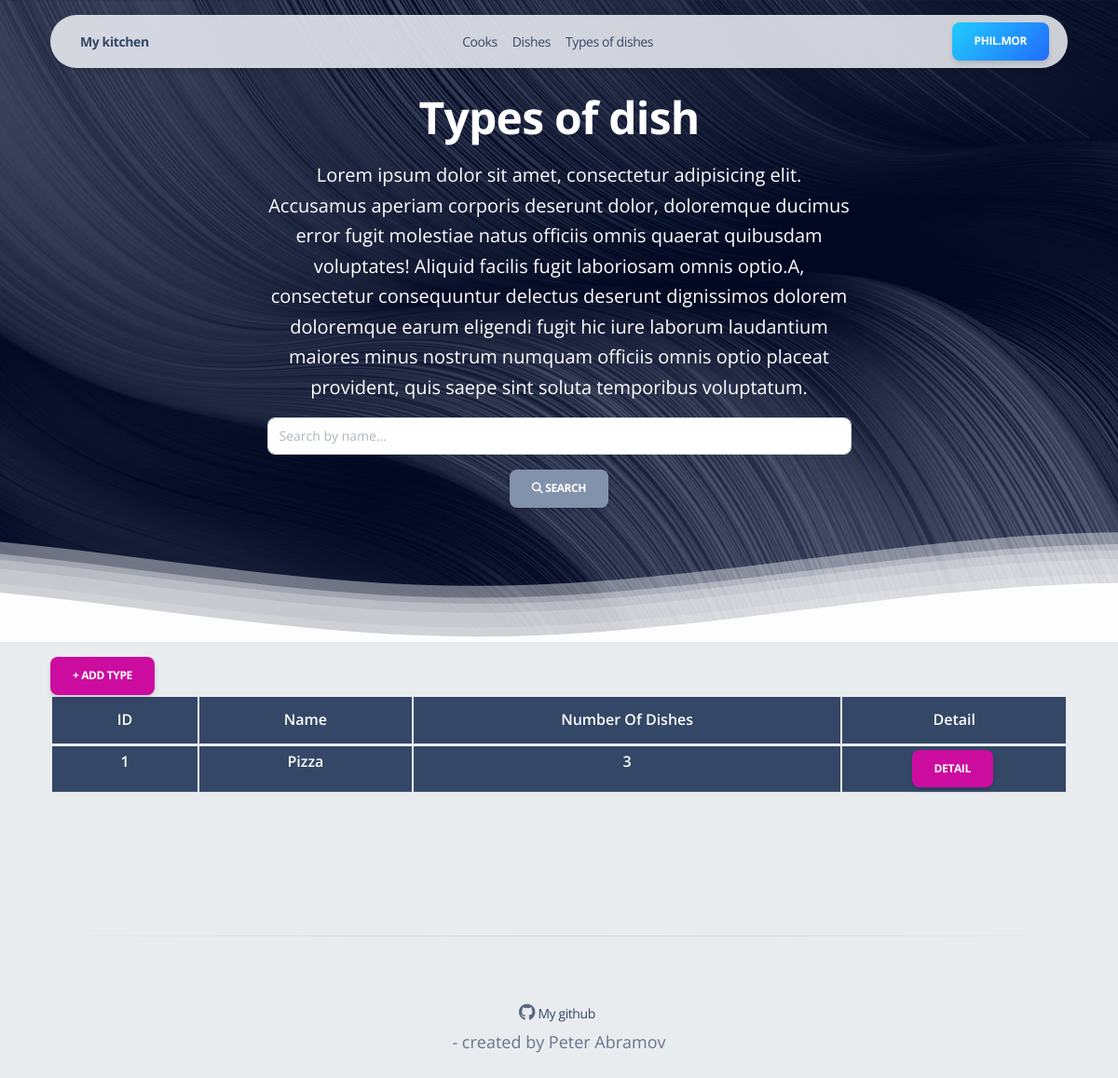
Screenshot of /types_of_dish/ (signed in) with the database file from the repository.
### cafe_kitchen/models.py (models this page shows, shortened)
class Cook(AbstractUser):
    years_of_experience = models.PositiveIntegerField(null=True, blank=True)
    bio = models.TextField(null=True, blank=True)
    image = models.ImageField(upload_to='avatar', blank=True, null=True)
    def get_absolute_url(self):
        return reverse('cafe_kitchen:cook-detail', args=[str(self.id)])
    class Meta:
        ordering = ['username']

class DishType(models.Model):
    name = models.CharField(max_length=255)
    description = models.TextField(blank=True, null=True)
    image = models.ImageField(upload_to='types_of_dish', blank=True, null=True)
    class Meta:
        verbose_name = "type of dish"
        verbose_name_plural = "types of dish"
        ordering = ['name']

### cafe_kitchen/views.py (the view)
# urls.py: path('types_of_dish/', DishTypeListView.as_view(), name='types-of-dish'),
class DishTypeListView(LoginRequiredMixin, ListView):
    model = DishType
    template_name = 'cafe_kitchen/dish_type_list.html'
    def get_queryset(self):
        queryset = super().get_queryset()
        queryset = queryset.annotate(num_dishes=Count('dishes'))
        return queryset
    def get_context_data(self, **kwargs):
        context = super().get_context_data(**kwargs)
        context['search_form'] = DishTypeSearchForm(self.request.GET or None)
        return context

### cafe_kitchen/forms.py
class DishTypeSearchForm(forms.Form):
    name = forms.CharField(
        label='',
        max_length=100,
        required=False,
        widget=forms.TextInput(
            attrs={
                'class': 'form-control',
                "placeholder": "Search by name...",
            }
        )
    )

### templates/cafe_kitchen/dish_type_list.html (shortened to what this page needs)
{% extends 'base.html' %}
{% load crispy_forms_filters %}
{% load static %}
{% block body %} class="index-page bg-gray-200" {% endblock body %}
{% block content %}
<header class="header-2">
  <div class="page-header min-vh-75 relative py-xl-8" style="background-image: url('{% static 'img/curved-images/curved.jpg' %}')">
    <div class="container">
      <div class="row">
        <div class="col-lg-7 text-center mx-auto">
          <h1 class="text-white pt-3 mt-n5">Types of dish</h1>
          <p class="lead text-white mt-3"><span>Lorem ipsum dolor sit amet, consectetur adipisicing elit. Accusamus aperiam corporis deserunt dolor, doloremque ducimus error fugit molestiae natus officiis omnis quaerat quibusdam voluptates! Aliquid facilis fugit laboriosam omnis optio.</span><span>A, consectetur consequuntur delectus deserunt dignissimos dolorem doloremque earum eligendi fugit hic iure laborum laudantium maiores minus nostrum numquam officiis omnis optio placeat provident, quis saepe sint soluta temporibus voluptatum.</span></p>
          <form action="" method="get" class="form-inline">
            {{ search_form.name|as_crispy_field }}
            <button type="submit" class="btn btn-secondary"><span id="search-icon" ><i class="fas fa-search"></i> Search</span></button>
          </form>
        </div>
      </div>
    </div>
    <div class="position-absolute w-100 z-index-1 bottom-0">
    </div>
  </div>
</header>
<section class="pt-3 pb-4">
  <div class="container">
  <a href="{% url 'cafe_kitchen:types-of-dish-create' %}" class="btn btn-primary w-auto me-1 mb-0">+ Add type</a>
  {% if dishtype_list %}
    <table class="table table-sm table-dark">
      <thead>
        <tr>
          <th class="text-center">ID</th>
          <th class="text-center">Name</th>
          <th class="text-center">Number of dishes</th>
          <th class="text-center">Detail</th>
        </tr>
      </thead>
      <tbody>
      {% for dishtype in dishtype_list %}
        <tr>
          <th class="text-center">{{ dishtype.id }}  </th>
          <th class="text-center">{{ dishtype.name }}  </th>
          <th class="text-center">{{ dishtype.num_dishes }}  </th>
          <th class="text-center"> <a href="{% url 'cafe_kitchen:type-of-dish-detail' pk=dishtype.id %}" class="btn btn-primary w-auto me-1 mb-0">Detail</a></th>
        </tr>
      {% endfor %}
      </tbody>
    </table>
  </div>
  {% else %}
    <div class="col-lg-7 text-center mx-auto">
      <p class="lead text-muted mt-3">No dish types have been added yet</p>
    </div>
  {% endif %}
</section>
{% endblock %}

### templates/includes/navigation.html (shortened to what this page needs)
{% load static %}
<div class="container position-sticky z-index-sticky top-0">
  <div class="row">
    <div class="col-12">
      <nav
        class="navbar navbar-expand-lg blur blur-rounded top-0 z-index-fixed shadow-sm position-absolute my-3 py-2 start-0 end-0 mx-4">
        <div class="container-fluid px-0">
          <a class="navbar-brand font-weight-bolder ms-sm-3" href="{% url 'cafe_kitchen:index' %}">My kitchen</a>
          {% if request.user.is_authenticated %}
          <div class="collapse navbar-collapse justify-content-center w-100" id="navigation">
            <ul class="navbar-nav navbar-nav-hover justify-content-center w-100">
              <li class="nav-item">
                <a class="nav-link" href="{% url 'cafe_kitchen:cooks' %}">Cooks</a>
              </li>
              <li class="nav-item">
                <a class="nav-link" href="{% url 'cafe_kitchen:dishes' %}">Dishes</a>
              </li>
              <li class="nav-item">
                <a class="nav-link" href="{% url 'cafe_kitchen:types-of-dish'%} ">Types of dishes</a>
              </li>
              </ul>
          </div>
          <div class="row text-center">
            <div class="col-12 mx-auto">
              <a href="{{ user.get_absolute_url }}" class="btn bg-gradient-info w-auto me-1 mb-0">
                {{ user.username }}
              </a>
            </div>
          </div>
          {% else %}
            <div class="row text-center">
              <div class="col-12 mx-auto">
                <a href="{% url 'login' %}" class="btn bg-gradient-info w-auto me-1 mb-0">Login</a>
              </div>
            </div>
          {% endif %}
        </div>
      </nav>
    </div>
  </div>
</div>

### rows the page displays
Cook: username "PHIL.MOR"
DishType: id "1", name "Pizza", num_dishes "3"
